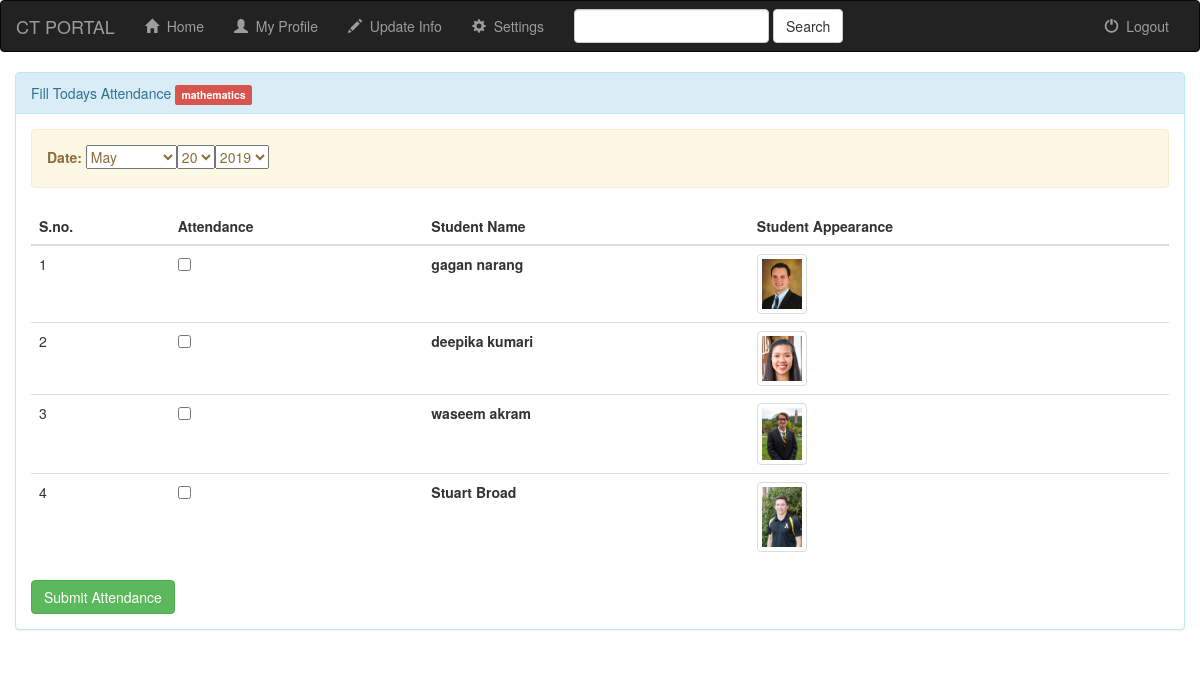
The app's page /attendance/mathematics (signed in) with its own data.
### SIS/models.py (models this page shows, shortened)
class Subject(models.Model):
    subject_name=models.CharField(max_length=100)
    faculty=models.ForeignKey(to=Faculty, related_name="teaches", null=True, blank=True)

class SelectedSubject(models.Model):
    subject=models.ForeignKey(to=Subject, related_name="studies", null=True, blank=True)
    student=models.ForeignKey(to=Student, related_name="selected", null=True, blank=True)

class Student(models.Model):
    user=models.OneToOneField(User,on_delete=models.CASCADE,null=True)
    photo=models.FileField(blank=True, null=True)
    DOB=models.DateField()
    tenth_marks=models.FloatField(default=0)
    inter_marks=models.FloatField(default=0)
    current_marks=models.FloatField(default=0)
    branch = models.CharField(max_length=100,
        choices=(('Computer Science & Engineering','Computer Science & Engineering'),('Electrical Engineering','Electrical Engineering'),('Civil Engineering','Civil Engineering'),('Others','Others')),
        default='Computer Science & Engineering',
        )
    year = models.IntegerField(
        choices=((1,'Ist Year'),(2,'IInd Year'),(3,'IIIrd Year'),(4,'IVth Year')),
        default=1,
        )

### SIS/views.py (the view)
# urls.py: url(r'^attendance/(?P<subject>[\-\w]+)$', fillAttendance, name='fillAttendance'),
@login_required
def fillAttendance(request,subject):
        if request.POST.get('submit'):
            dt=datetime.date(year=int(request.POST.get('date_year')),month=int(request.POST.get('date_month')),day=int(request.POST.get('date_day')))
            for p in request.POST.keys():
                if p[0:4]=='att_':
                    selsub=SelectedSubject.objects.get(id=p[4:])
                    pr= True if(request.POST.get('check_'+p[4:])) else False
                    r=AttendanceRecord(selected_subject=selsub,present=pr,Date=dt)
                    r.save()
            return redirect("profile")
        else:
            sub=Subject.objects.get(subject_name=subject,faculty=request.user.faculty)
            selsub=SelectedSubject.objects.filter(subject=sub)
            return render(request,'login/fill_attendance.html',{'selected_subject':selsub,'subject':subject,'day':dates()})

### SIS/views.py
class dates(forms.Form):
        date = DateField(widget=
        SelectDateWidget(empty_label=("Choose Year", "Choose Month", "Choose Day")),
        initial=datetime.date.today)

### Templates/login/fill_attendance.html (shortened to what this page needs)
{% extends 'base.html' %}
{% load staticfiles %}
{% block body %}
<div class="container-fluid songs-container">
<div class="panel panel-info">
	<div class="panel-heading">Fill Todays Attendance <label class="label label-danger label-xl">{{ subject }}</label><input type="hidden" name="subject" value={{ subject }}/></div>
		<div class="panel-body">
            <form action="{% url 'fillAttendance' subject %}" method="post">
			<div class="alert alert-warning">	{{ day.as_p }} </div>
			<table class="table">
                        <thead>
                        <tr>
							<th>S.no.</th>
                            <th>Attendance</th>
                            <th>Student Name</th>
                            <th>Student Appearance</th>
                        </tr>
                        </thead>
            <tbody>
			{% for s in selected_subject %}
				<tr>
				    <td>{{ forloop.counter }}</td>
                    <td>
                        <input type="checkbox" name="check_{{s.id}}" />
                    </td>
                    <td>
					    <label>{{s.student.user.first_name }} {{ s.student.user.last_name}}</label>
				    </td>
                    <td>
                        {%if s.student.photo %} <img src="{{ s.student.photo.url }}" class="img-thumbnail" width="50px" height="50px"> {% endif%}
                    </td>
				</tr>
			{% endfor %}
			</tbody>
			</table>
            {% if not selected_subject %}
                <div class="alert alert-warning"><strong>Sorry!</strong> You can't submit attendance yet as, no Student has enrolled for this subject...</div>
            {% else %}
            <button type="submit" name="submit" value="{{ subject }}" class="btn btn-success">Submit Attendance</button>
            {% endif %}
            </form>
		</div>
  </div>
 </div>
{% endblock %}

### records on screen
Subject: subject_name "mathematics"
SelectedSubject: student.user.first_name "gagan", student.user.last_name "narang", student.photo (picture)
SelectedSubject: student.user.first_name "deepika", student.user.last_name "kumari", student.photo (picture)
SelectedSubject: student.user.first_name "waseem", student.user.last_name "akram", student.photo (picture)
SelectedSubject: student.user.first_name "Stuart", student.user.last_name "Broad", student.photo (picture)
